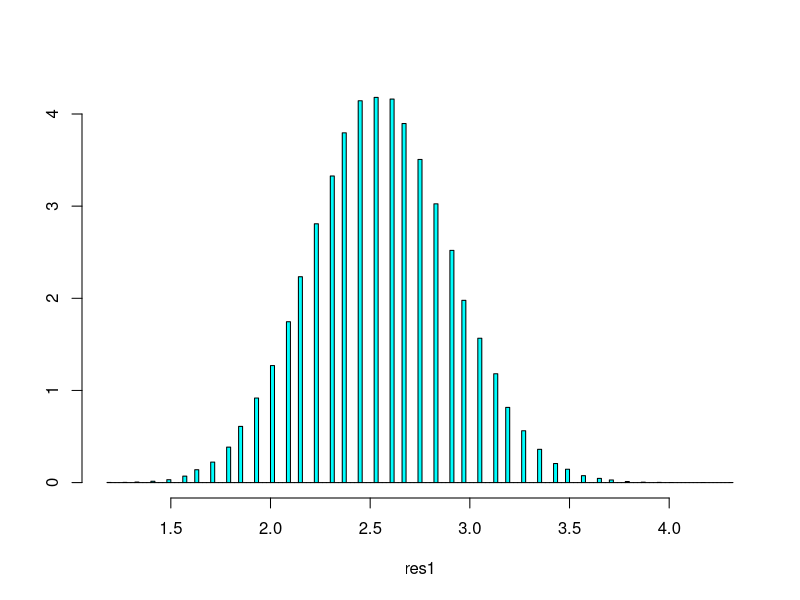
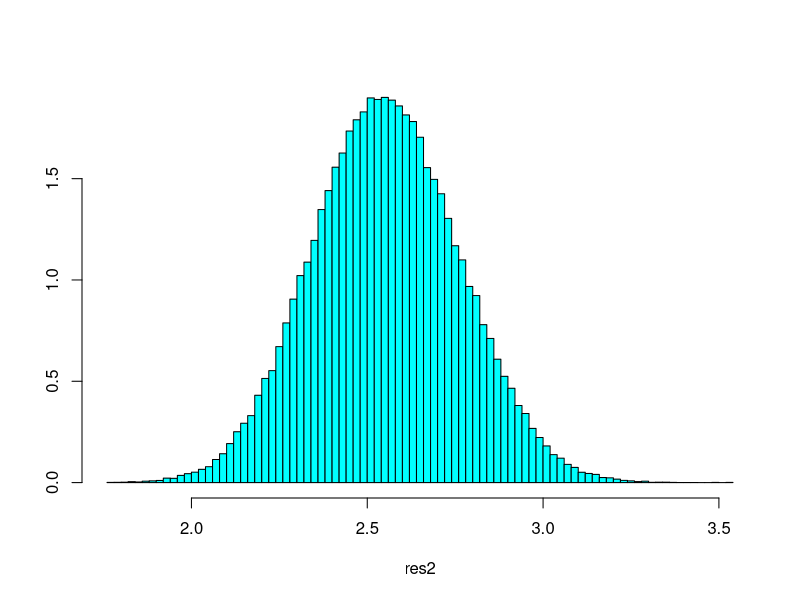
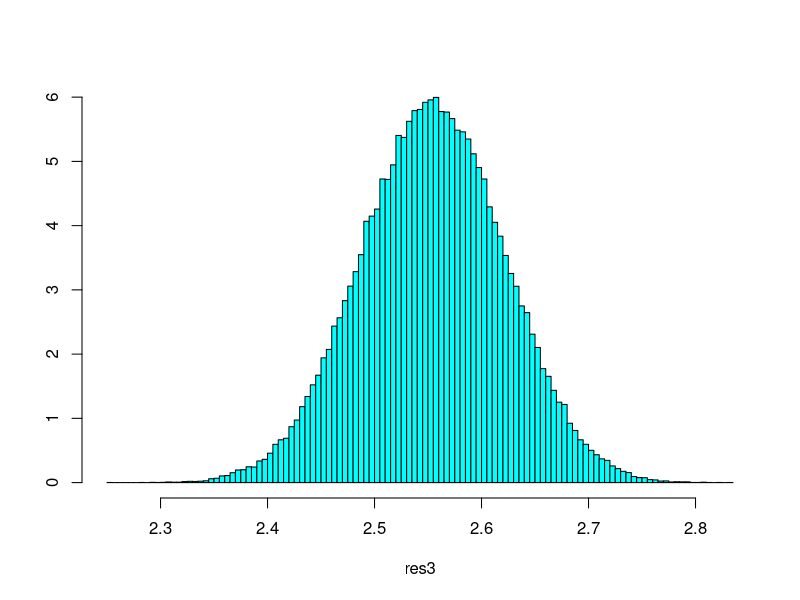
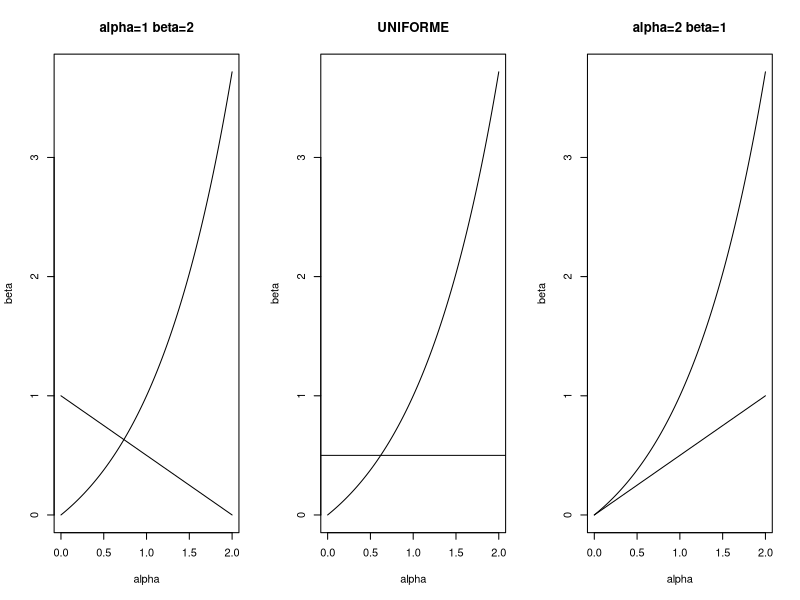
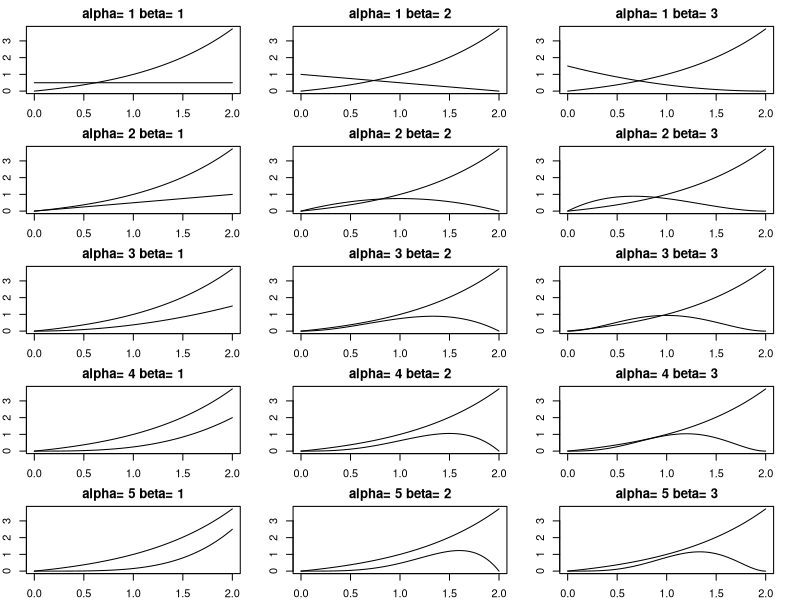
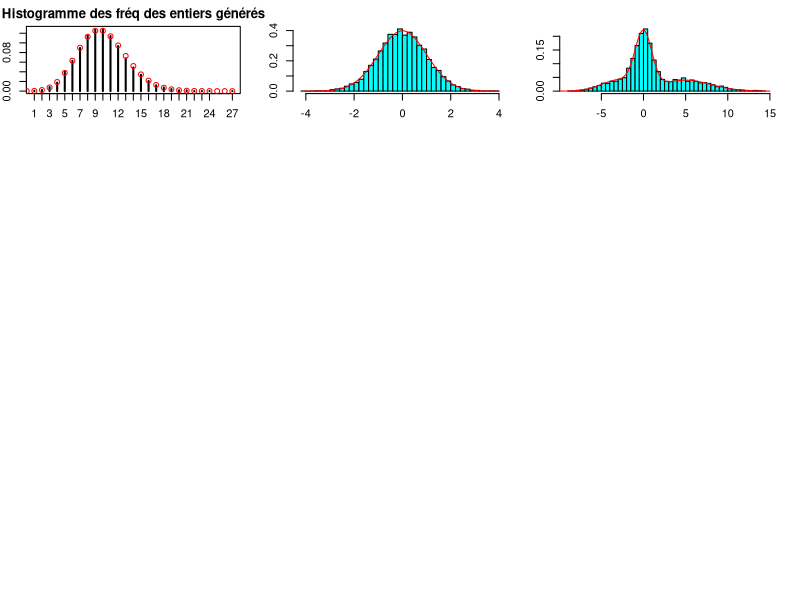
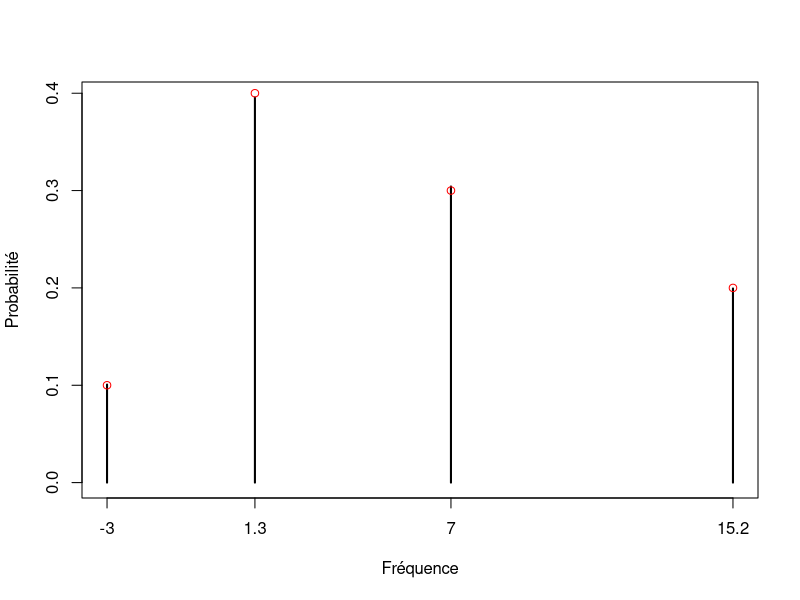
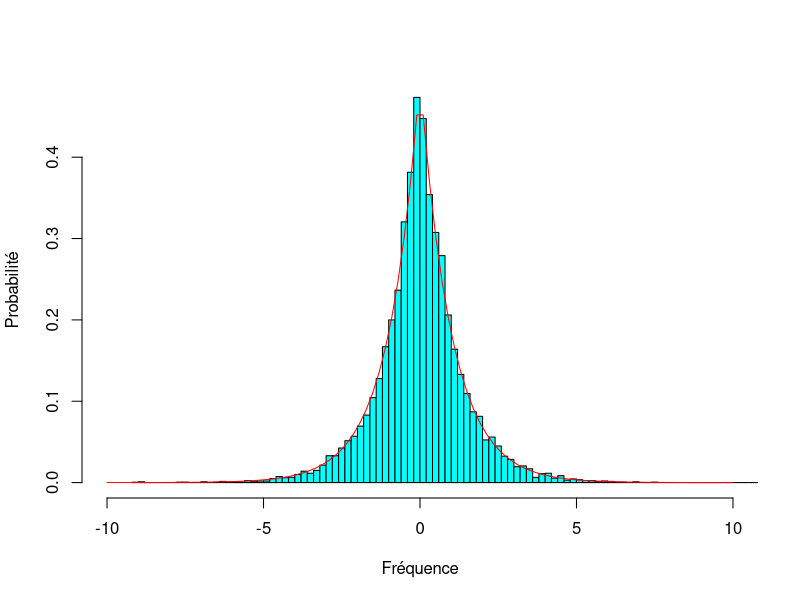

Reproduce these figures in R, in order.
## ---- chunk 1
g_support = function(scal) { return( expm1(scal)/expm1(1) ) } ##exp()-1
MSE = function(vect_res)
{
  nbRep = length(vect_res)
  soluce = (exp(2)-3)/expm1(1)
  return( sum( (vect_res-soluce)**2)/nbRep )
}
## ---- chunk 2
MC_NB = function(a, b, g_support, nb_points)
{
  maj = g_support(2) #Meilleur majorant: maj = g_support(2) 
  x = runif(nb_points, a, b)
  y = runif(nb_points, 0, maj)
  
  n_success = sum( y < g_support(x) )
  return(maj * (b-a) * n_success/nb_points)  
}
## ---- chunk 3
library(MASS)
I <- (exp(2)-3)/(exp(1)-1)
nrep=100000
n=100
res1=rep(NA,nrep)

for (i in 1:nrep) {
  res1[i]=MC_NB(0,2,g_support,n)
}
mse1=(sum(res1-I)**2/nrep)
truehist(res1)
mean(res1)
var(res1)
## ---- chunk 4
MC_simple = function(a, b, g_support, nb_points)
{
  x_unif = runif(nb_points, a, b)
  return ( (b-a) * mean(g_support(x_unif)) )
}
## ---- chunk 5

nrep=100000
n=100
res2=rep(NA,nrep)

for (i in 1:nrep) {
  res2[i]=MC_simple(0,2,g_support,n)
}
mse2=(sum(res2-I)**2/nrep)
truehist(res2)
mean(res2)
var(res2)
## ---- chunk 6
MC_beta = function(alpha, beta, k, nb_points, g_support)
{ #k pour [0, k]
  ech_beta = k * rbeta(nb_points, alpha, beta)
  f_beta = function(scal) { return( dbeta(scal/k, alpha, beta) ) }
  
  return ( k * mean(g_support(ech_beta)/f_beta(ech_beta)) )
}
## ---- chunk 7

nrep=100000
n=100
res3=rep(NA,nrep)

for (i in 1:nrep) {
  res3[i]=MC_beta(2,1,2 ,n,g_support)
}
mse3=(sum(res3-I)**2/nrep)
truehist(res3)
mean(res3)
var(res3)
## ---- chunk 8
nbRep = 10000
nb_points = 200
## ---- chunk 9
vect_res_NB = rep(0, nbRep)
vect_res_SIMPLE = rep(0, nbRep)
vect_res_BETA_2_1 = rep(0, nbRep)
vect_res_BETA_1_2 = rep(0, nbRep)

for (i in 1:nbRep)
{
  vect_res_NB[i] = MC_NB(a=0, b=2, g_support, nb_points)
  vect_res_SIMPLE[i] = MC_simple(a=0, b=2, g_support, nb_points)
  vect_res_BETA_2_1[i] = MC_beta(alpha=2, beta=1, k=2, nb_points, g_support)
  vect_res_BETA_1_2[i] = MC_beta(alpha=1, beta=2, k=2, nb_points, g_support)
}
## ---- chunk 10
print( paste( "MOY_NB =", mean(vect_res_NB), "| MSE_NB =", MSE(vect_res_NB) ) )
print( paste( "MOY_SIMPLE =", mean(vect_res_SIMPLE), 
              "| MSE_SIMPLE =", MSE(vect_res_SIMPLE) ) )
print( paste( "MOY_BETA_2_1 =", mean(vect_res_BETA_2_1), 
              "| MSE_BETA_2_1 =", MSE(vect_res_BETA_2_1) ) )
print(paste("MOY_BETA_1_2 =", mean(vect_res_BETA_1_2), 
            "| MSE_BETA_1_2 =", MSE(vect_res_BETA_1_2)  ) )
## ---- chunk 11
graphics.off()
par(mfrow=c(1, 3))

curve(expm1(x)/expm1(1), from=0, to=2, xname="x", 
          main="alpha=1 beta=2",
          xlab="alpha", ylab="beta")
curve(dbeta(x/2, 1, 2)/2, from=0, to=2, xname="x", add=T)

curve(expm1(x)/expm1(1), from=0, to=2, xname="x", 
          main="UNIFORME",
          xlab="alpha", ylab="beta")
abline(a=1/2, b=0)

curve(expm1(x)/expm1(1), from=0, to=2, xname="x", 
          main="alpha=2 beta=1",
          xlab="alpha", ylab="beta")
curve(dbeta(x/2, 2, 1)/2, from=0, to=2, xname="x", add=T)
## ---- chunk 12
MSE_BETA = function(vect_param)
{
  my_alpha = vect_param[1] ; my_beta = vect_param[2]
  nbRep = 10000
  g_support = function(scal) { return( expm1(scal)/expm1(1) ) }
  
  vect_res = rep(0, nbRep)
  
  for (rep in 1:nbRep)
  {
    vect_res[rep] = MC_beta(alpha=my_alpha, beta=my_beta, 
                            k=2, 200, g_support)  
  }
  soluce = (exp(2)-3)/expm1(1)
  return( sum( (vect_res-soluce)**2)/nbRep )
}
## ---- chunk 13
pas = 1
range_alpha = seq(pas, 5, by=pas)
range_beta = seq(pas, 3, by=pas)
long_alpha = length(range_alpha)
long_beta = length(range_beta)

graphics.off()
par(mfrow = c(long_alpha, long_beta), mar = rep(2, 4))
for (my_alpha in range_alpha)
{
  for (my_beta in range_beta)
  {
    curve(expm1(x)/expm1(1), from=0, to=2, xname="x", 
          main=paste("alpha=", my_alpha, "beta=", my_beta),
          xlab="alpha", ylab="beta")
    curve(dbeta(x/2, my_alpha, my_beta)/2, from=0, to=2, xname="x", add=T)
  }
}
## ---- chunk 14
system.time(
{  
  pas_beta = 0.5
  pas_alpha = 1
  range_alpha = seq(pas_alpha, 5, by=pas_alpha)
  range_beta = seq(pas_beta, 2-pas_beta, by=pas_beta)
  
  mat_res = matrix(data=0, nrow=long_alpha, ncol=long_beta)
  i = 1
  
  for (my_alpha in range_alpha)
  {
    j = 1
    for (my_beta in range_beta)
    {
      vect_param = c(my_alpha, my_beta)
      mat_res[i, j] = MSE_BETA(vect_param)
      j = j + 1
    }
    i = i + 1
  }
})
## ---- chunk 15
#library(rgl) #mininstall -c r r-rgl
#x = scan()

#persp3d(range_alpha, range_beta, 1/mat_res, xlab="alpha", ylab="beta")
#persp(range_alpha, range_beta, 1/mat_res,  xlab="alpha", ylab="beta",
      #ticktype="detailed")
## ---- chunk 16
#res_final = optim(c(2, 1), fn=MSE_BETA, method=c("BFGS"))
## ---- chunk 17
my_rpois_one = function (lambda)
{
  one_x_unif = runif(1)
  compt = 0
  flag = T
  
  while (flag)
  {
    if ( ppois(compt, lambda) < one_x_unif )
    {
      compt = compt + 1 #On incrémente le compteur
      
    } else { flag = F }
  } 
  
  return (compt)    
}

my_rpois = function (n, lambda)
{
  return( replicate(n, my_rpois_one(lambda)) )
}
## ---- chunk 18
nbPoints = 10000
lambda = 10
nb_tires = my_rpois(nbPoints, lambda)

plot( table(nb_tires)/nbPoints, xlab="n", ylab="proba")
title(main="Histogramme des fréq des entiers générés",
      sub="(en rouge, la valeur attendue)", outer=F)

x_vect = 0:max(nb_tires)
y_vect = dpois( x_vect, lambda )
points(x_vect, y_vect, col="red")
## ---- chunk 19
my_rdiscret_one = function()
{
  support_discret = c(-3, 1.3, 7, 15.2)
  f_rep_discret = cumsum( c(0.1, 0.4, 0.3, 0.2) )
  one_x_unif = runif(1)
  
  for ( i in 1:length(support_discret) )
  {
    if (one_x_unif < f_rep_discret[i]) { return (support_discret[i]) }
  }
}


my_rdiscret = function (n)
{
  return( replicate(n, my_rdiscret_one()) )
}
## ---- chunk 20
nbPoints = 10000
lambda = 10
nb_tires = my_rdiscret(nbPoints)
png("rdiscret")
plot( table(nb_tires)/nbPoints, xlab="Fréquence", ylab="Probabilité")
title(main="",
      sub="")

x_vect = c(-3, 1.3, 7, 15.2)
y_vect = c(0.1, 0.4, 0.3, 0.2)
points(x_vect, y_vect, col="red")
dev.off()
## ---- chunk 21
my_dlaplace = function(scal) { return ( exp(-abs(scal))/2 ) }

my_plaplace = function(scal)
{
  if (scal > 0) { return ( 1-exp(-scal)/2 ) }
  return ( exp(scal)/2 )
}

my_qlaplace = function()
{
  proba = runif(1)
  if (proba < 0.5) { return ( log(2*proba) ) }
  return( -log(2*(1-proba)) )
}

my_rlaplace = function(n)
{
  return( replicate(n, my_qlaplace()) )
}

## ---- chunk 22
nbPoints = 10000
png("laplace")
truehist(my_rlaplace(nbPoints), xlim=c(-10, 10), xlab="Fréquence", ylab="Probabilité")
title(main="",
      sub="")

x_vect = seq(-10, 10, len=100)
lines(x_vect, my_dlaplace(x_vect), col="red" )
dev.off()
## ---- chunk 23
nb_points = 10000
maj = sqrt( 2*exp(1)/pi )

my_rnorm = function(nb_points, maj)
{
  vect_x_i = my_rlaplace(nb_points)
  vect_u_i = runif(nb_points)
  h_i = dnorm(vect_x_i) / my_dlaplace(vect_x_i)
  filtre <- which( vect_u_i <= h_i/maj )
  sum(filtre)
  return ( vect_x_i[filtre] )
}


vect_x_normaux = my_rnorm(nb_points, maj)
truehist(vect_x_normaux)
x_vect = seq(-4, 4, len=100)
lines(x_vect, dnorm(x_vect), col="red" )
## ---- chunk 24
#Comparaison des taux de rejets prévu et observé:
print( 1 - length(vect_x_normaux)/nb_points)
print( 1 - 1/maj )
## ---- chunk 25
my_dprop = function(scal, delta) #Ca génère la nouvelle position
{
  start = scal - delta
  end = scal + delta
  
  return ( runif(1, start, end) )
}

my_rprop = function (n) { return ( replicate(n, dprop()) ) }

my_dtarget = function (scal)
{
  return ( 0.2*dnorm(scal, -3, 2) + 0.5*dnorm(scal) + 0.3*dnorm(scal, 5, 3) )
}

my_rtarget = function (nb_steps)
{
  x_i = 10 #On s'en fout, point de départ
  vect_x_i = c(x_i, rep(0, 100))
  delta = 2
  
  for( i in 2:(nb_steps+1) )
  {
    y_i = my_dprop(x_i, delta)
    proba_decision = min( 1, my_dtarget(y_i)/my_dtarget(x_i) )
    u_decision = runif(1)
    
    if (u_decision < proba_decision) {  x_i = y_i }
    vect_x_i[i] = x_i
  }
  
  return ( vect_x_i )
}
## ---- chunk 26
nb_steps = 10000
vect_target = my_rtarget(nb_steps)

truehist( vect_target )

x_vect = seq(-10, 15, len=nb_steps)
lines( x_vect, my_dtarget(x_vect), col="red" )
## ---- chunk 27
my_rbeta = function(theta) { return ( rbeta(1, 1/(1-theta), 2) ) }

my_dbeta_condition = function (theta, theta_prim)
{
  return ( dbeta(theta, 1/(1-theta_prim), 2) )
}

calc_proba_decision = function (theta, theta_prim)
{
  vraiss_theta = dbinom(70, 100, theta)
  vraiss_theta_prim = dbinom(70, 100, theta_prim)
  
  numerat = vraiss_theta_prim * my_dbeta_condition(theta, theta_prim)
  denominat = vraiss_theta * my_dbeta_condition(theta_prim, theta)
  
  return (numerat/denominat)
}

#Comme theta est sur [0;1], pi(theta) = 1 = pi(theta_prim) ??

MCMC_beta_mutation = function (nb_steps)
{
  theta = runif(1)
  vec_theta = c( theta, rep(0, nb_steps) )
  size_ech = 100
  
  for (i in 2:(nb_steps+1))
  {
    theta_prim = min( 1, my_rbeta(theta) )
    proba_decision = min( 1, calc_proba_decision(theta, theta_prim) )

    if (runif(1) < proba_decision) { theta = theta_prim }
    vec_theta[i] = theta
  }
  
  return (vec_theta)
}
## ---- chunk 28
simul_conjointe = function (nb_points, freq_mut_obs)
{
  vec_theta = rep(0, nb_points)
  compt_pts = 1
  
  while(compt_pts < nb_points)
  {
    theta = runif(1)
    size_ech = 100
    nb_mut_simul = rbinom(1, size_ech, theta)
    
    if ( nb_mut_simul == (freq_mut_obs*size_ech) )
    {
      vec_theta[compt_pts] = theta
      compt_pts = compt_pts + 1
    }
  }
  
  return (vec_theta[1:(compt_pts)])
}

simul_conj_one = function (freq_mut_obs)
{
  #na.omit(replicate(1000000, simul_conj_one)), met 3 secondes de plus que
  #l'autre
  
  theta = runif(1)
  size_ech = 100
  
  if ( rbinom(1, size_ech, theta) == (size_ech*freq_mut_obs) )
    return (theta)
  return(NA)
}
## ---- chunk 29
vec_theta_MCMC = MCMC_beta_mutation(10000)
vec_theta_bourrin = simul_conjointe(10000, 0.7)
## ---- chunk 30
#Par résolution analytique: pi(theta/x) --> loi bêta (x + 1, n − x + 1)

graphics.off()
par( mfrow=c(1, 2) )
truehist(vec_theta_MCMC, xlim=c(0, 1))
curve(dbeta(x, 70+1, 30+1), from=0, to=1, add=T, xname="x", col="red")
truehist(vec_theta_bourrin, xlim=c(0, 1))
curve(dbeta(x, 70+1, 30+1), from=0, to=1, add=T, xname="x", col="red")
## ---- chunk 31
meanS = paste("Moy MCMC =", mean(vec_theta_MCMC), 
              "| Moy bourrin =", mean(vec_theta_bourrin))
varS = paste("Variance MCMC =", var(vec_theta_MCMC), 
              "| Variance bourrin =", var(vec_theta_bourrin))
print( paste(meanS, varS, sep='\n') )
## ---- chunk 32
quantile(vec_theta_MCMC, probs=seq(0, 1, 0.025))
## ---- chunk 33
credible_interval = function(theta_obs, vec_theta_bayes, pas)
{
  flag = T
  nb_val_theta = length(vec_theta_bayes)
  i = 1
  
  while (flag)
  {
    up_born = theta_obs + i * pas
    down_born = theta_obs - i * pas
    nb_inside = sum((vec_theta_bayes > down_born) & (vec_theta_bayes < up_born))
    
    if ( nb_inside/nb_val_theta > 0.95 )
      flag = F
    
    i = i + 1
  }
  
  return ( c(down_born, up_born) )
}
## ---- chunk 34
credible_interval(0.7, vec_theta_MCMC, 0.001)
## ---- chunk 35
credible_interval(0.7, vec_theta_bourrin, 0.001)
